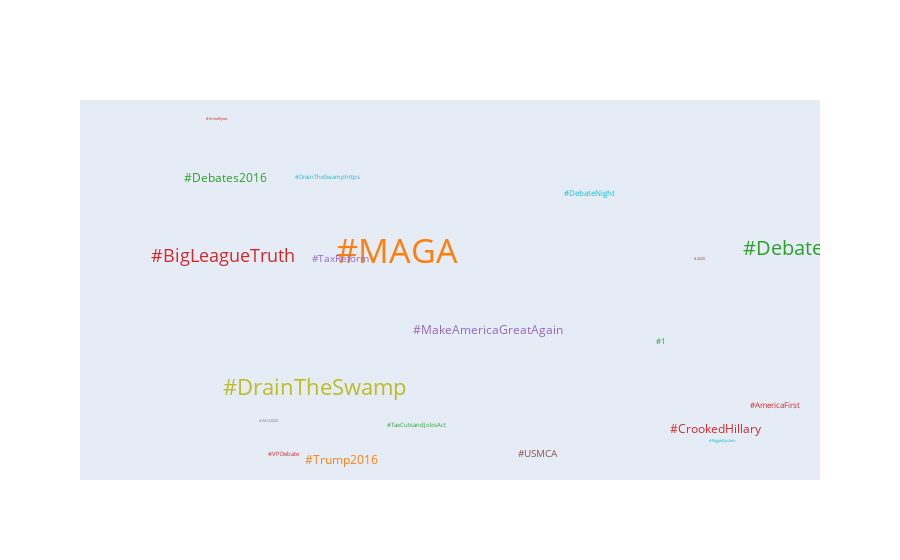

The code cell stored with this chart in its notebook:
### Code cell
data1 = go.Scatter(x=[random.random() for i in range(30)],
                 y=[random.random() for i in range(30)],
                 mode='text',
                 text=tag_cloud_top20.index,
                 marker={'opacity': 0.3},
                 textfont={'size': tag_cloud_top20.values*2,
                           'color': colors})
layout = go.Layout({'xaxis': {'showgrid': False, 'showticklabels': False, 'zeroline': False},
                    'yaxis': {'showgrid': False, 'showticklabels': False, 'zeroline': False}})
fig = go.Figure(data=[data1], layout=layout)

iplot(fig)

### Figure 1 — Plotly figure (JSON) as saved in the notebook; plotly's stock layout.template omitted (floating-point values rounded to 4 significant figures)
{"data": [{"marker": {"opacity": 0.3}, "mode": "text", "text": ["#MAGA", "#DrainTheSwamp", "#Debate", "#BigLeagueTruth", "#MakeAmericaGreatAgain", "#CrookedHillary", "#Trump2016", "#Debates2016", "#USMCA", "#TaxReform", "#DebateNight", "#1", "#AmericaFirst", "#TaxCutsandJobsAct", "#DrainTheSwamphttps", "#VPDebate", "#RiggedSystem", "#KAG2020", "#2020", "#Imwithyou"], "textfont": {"color": ["rgb(255, 127, 14)", "rgb(188, 189, 34)", "rgb(44, 160, 44)", "rgb(214, 39, 40)", "rgb(148, 103, 189)", "rgb(214, 39, 40)", "rgb(255, 127, 14)", "rgb(44, 160, 44)", "rgb(140, 86, 75)", "rgb(148, 103, 189)", "rgb(23, 190, 207)", "rgb(44, 160, 44)", "rgb(214, 39, 40)", "rgb(44, 160, 44)", "rgb(23, 190, 207)", "rgb(214, 39, 40)", "rgb(23, 190, 207)", "rgb(127, 127, 127)", "rgb(140, 86, 75)", "rgb(214, 39, 40)", "rgb(23, 190, 207)", "rgb(227, 119, 194)", "rgb(188, 189, 34)", "rgb(23, 190, 207)", "rgb(140, 86, 75)", "rgb(23, 190, 207)", "rgb(127, 127, 127)", "rgb(255, 127, 14)", "rgb(188, 189, 34)", "rgb(140, 86, 75)", "rgb(148, 103, 189)", "rgb(214, 39, 40)", "rgb(23, 190, 207)", "rgb(23, 190, 207)", "rgb(148, 103, 189)", "rgb(148, 103, 189)", "rgb(148, 103, 189)", "rgb(188, 189, 34)", "rgb(255, 127, 14)", "rgb(227, 119, 194)", "rgb(127, 127, 127)", "rgb(127, 127, 127)", "rgb(140, 86, 75)", "rgb(23, 190, 207)", "rgb(127, 127, 127)", "rgb(23, 190, 207)", "rgb(214, 39, 40)", "rgb(140, 86, 75)", "rgb(127, 127, 127)", "rgb(23, 190, 207)", "rgb(255, 127, 14)", "rgb(188, 189, 34)", "rgb(227, 119, 194)", "rgb(23, 190, 207)", "rgb(148, 103, 189)", "rgb(23, 190, 207)", "rgb(23, 190, 207)", "rgb(148, 103, 189)", "rgb(44, 160, 44)", "rgb(127, 127, 127)", "rgb(44, 160, 44)", "rgb(140, 86, 75)", "rgb(188, 189, 34)", "rgb(148, 103, 189)", "rgb(127, 127, 127)", "rgb(148, 103, 189)", "rgb(227, 119, 194)", "rgb(127, 127, 127)", "rgb(140, 86, 75)", "rgb(214, 39, 40)", "rgb(140, 86, 75)", "rgb(44, 160, 44)", "rgb(214, 39, 40)", "rgb(188, 189, 34)", "rgb(148, 103, 189)", "rgb(255, 127, 14)", "rgb(44, 160, 44)", "rgb(188, 189, 34)", "rgb(214, 39, 40)", "rgb(148, 103, 189)", "rgb(140, 86, 75)", "rgb(188, 189, 34)", "rgb(140, 86, 75)", "rgb(140, 86, 75)", "rgb(140, 86, 75)", "rgb(227, 119, 194)", "rgb(140, 86, 75)", "rgb(227, 119, 194)", "rgb(148, 103, 189)", "rgb(44, 160, 44)", "rgb(227, 119, 194)", "rgb(23, 190, 207)", "rgb(140, 86, 75)", "rgb(140, 86, 75)", "rgb(23, 190, 207)", "rgb(140, 86, 75)", "rgb(148, 103, 189)", "rgb(255, 127, 14)", "rgb(127, 127, 127)", "rgb(44, 160, 44)"], "size": [34, 22, 20, 18, 12, 12, 12, 12, 10, 10, 8, 8, 8, 6, 6, 6, 4, 4, 4, 4]}, "type": "scatter", "x": [0.4262, 0.3022, 0.9997, 0.1668, 0.5602, 0.8991, 0.343, 0.1705, 0.6348, 0.3415, 0.712, 0.8183, 0.9886, 0.4541, 0.3227, 0.2572, 0.9093, 0.2349, 0.8758, 0.1577, 0.8643, 0.17, 0.9853, 0.04539, 0.6989, 0.9625, 0.6403, 0.2501, 0.009134, 0.8581], "y": [0.5839, 0.2029, 0.5945, 0.5736, 0.3669, 0.08747, 0.0004972, 0.7948, 0.01911, 0.5685, 0.753, 0.337, 0.1555, 0.09999, 0.8, 0.01921, 0.05587, 0.1124, 0.5695, 0.9647, 0.01725, 0.1446, 0.2202, 0.002952, 0.5391, 0.04061, 0.248, 0.1438, 0.1071, 0.428]}], "layout": {"xaxis": {"showgrid": false, "showticklabels": false, "zeroline": false}, "yaxis": {"showgrid": false, "showticklabels": false, "zeroline": false}}}
